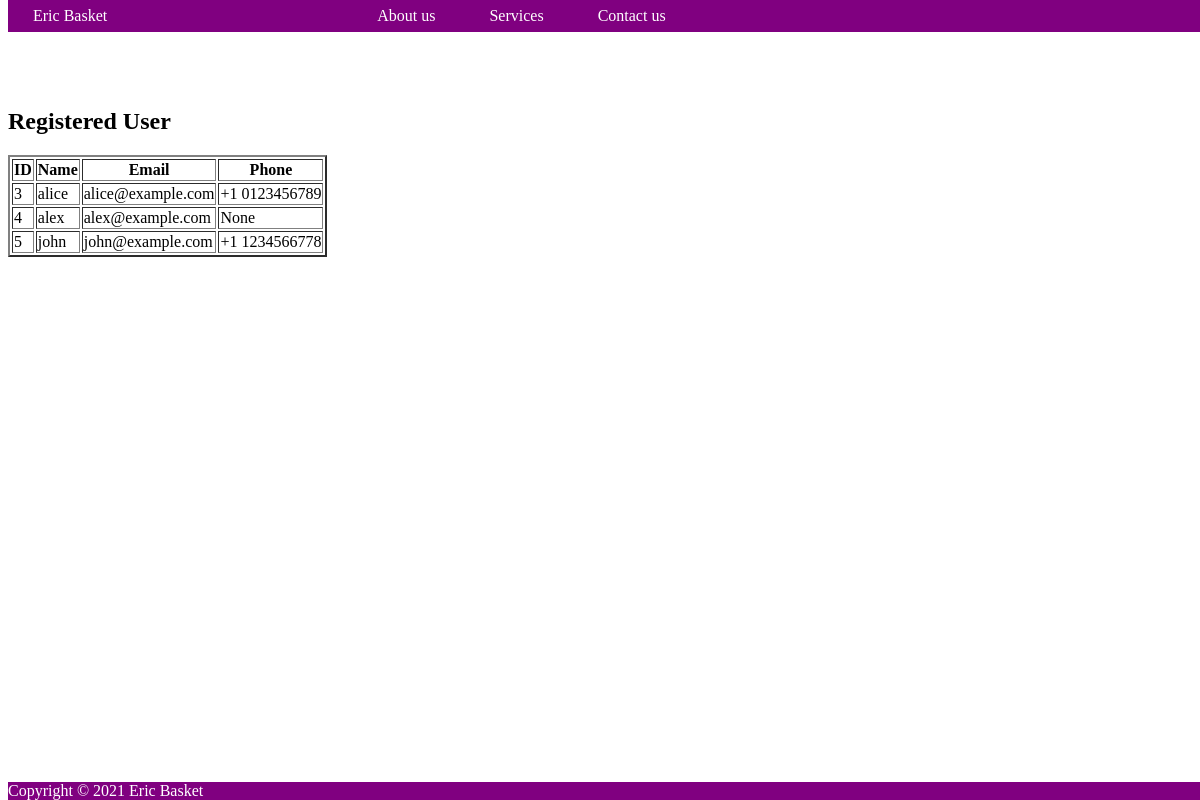
Screenshot of /userlist (signed in) with the database file from the repository.
### project_app1/models.py (models this page shows, shortened)
class RegisteredUser(models.Model):
    name = models.CharField(max_length=100)
    emailid = models.CharField(max_length=100)
    phoneNum = models.CharField(blank=True, null=True, max_length=20)
    password = models.CharField(max_length=30)

### project_app1/views.py (the view)
# urls.py: path("userlist", views.UserListView.as_view(), name="userlist"),
class UserListView(ListView):
    model = RegisteredUser
    template_name = "user_data.html"
    context_object_name = "alldata"

### project_app1/templates/user_data.html (shortened to what this page needs)
{% extends 'base.html' %}
    {% block content %}
    <h2>Registered User</h2>
    {% if request.user.is_superuser or request.user.is_staff%}
            <table border="2">
                <tr>
                    <th>ID</th>
                    <th>Name</th>
                    <th>Email</th>
                    <th>Phone</th>
                </tr>
                {% for user in alldata %}
                    <tr>
                        <td>{{ user.id }}</td>
                        <td>{{ user.name }}</td>
                        <td>{{ user.emailid }}</td>
                        <td>{{ user.phoneNum }}</td>
                    </tr>
                {% endfor %}
            </table>
        {% endif %}
    {% endblock content %}

### project_app1/templates/base.html (style rules this page uses)
body { padding-top: 80px; padding-bottom: 80px; }

### rows the page displays
RegisteredUser: id "3", name "alice", emailid "alice@example.com", phoneNum "+1 0123456789"
RegisteredUser: id "4", name "alex", emailid "alex@example.com", phoneNum "None"
RegisteredUser: id "5", name "john", emailid "john@example.com", phoneNum "+1 1234566778"
